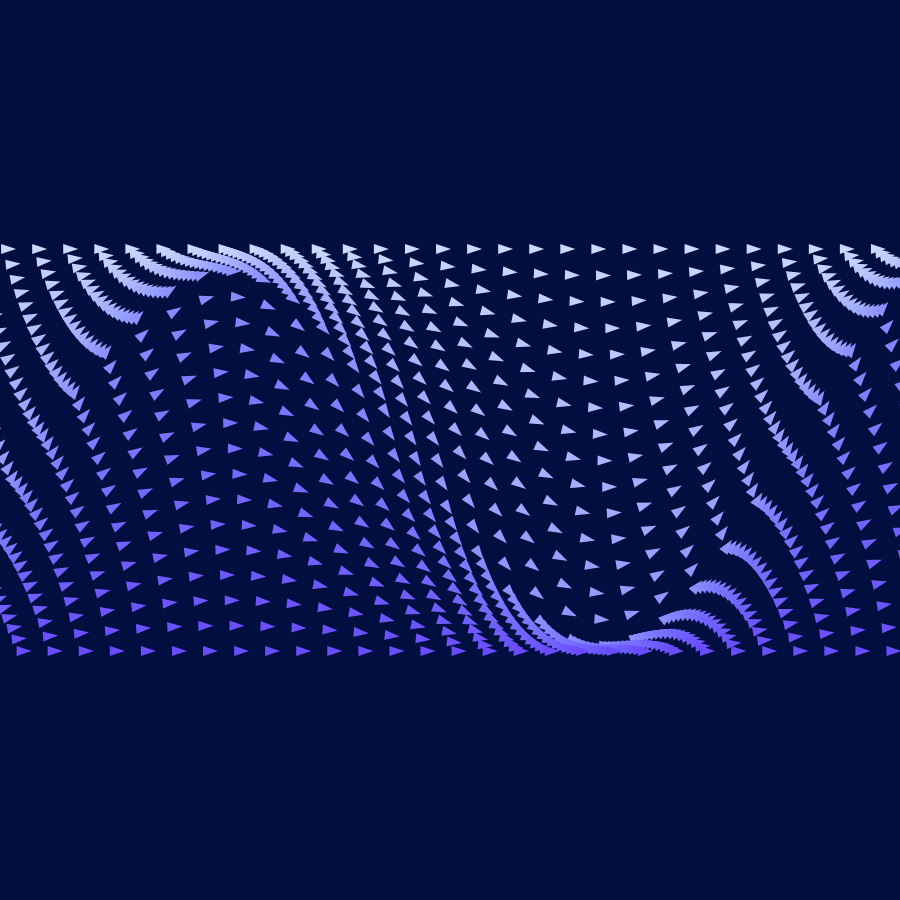
Frame 1 (no input)
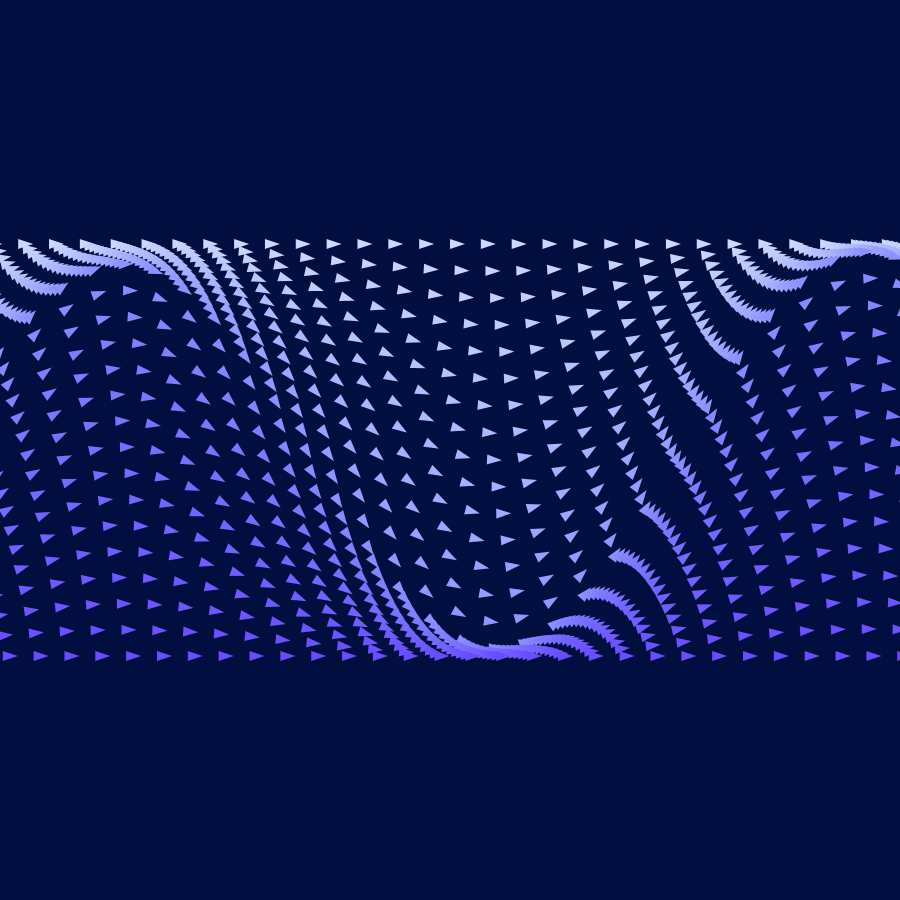
Frame 60 (the mouse pressed at the canvas centre just before this capture)
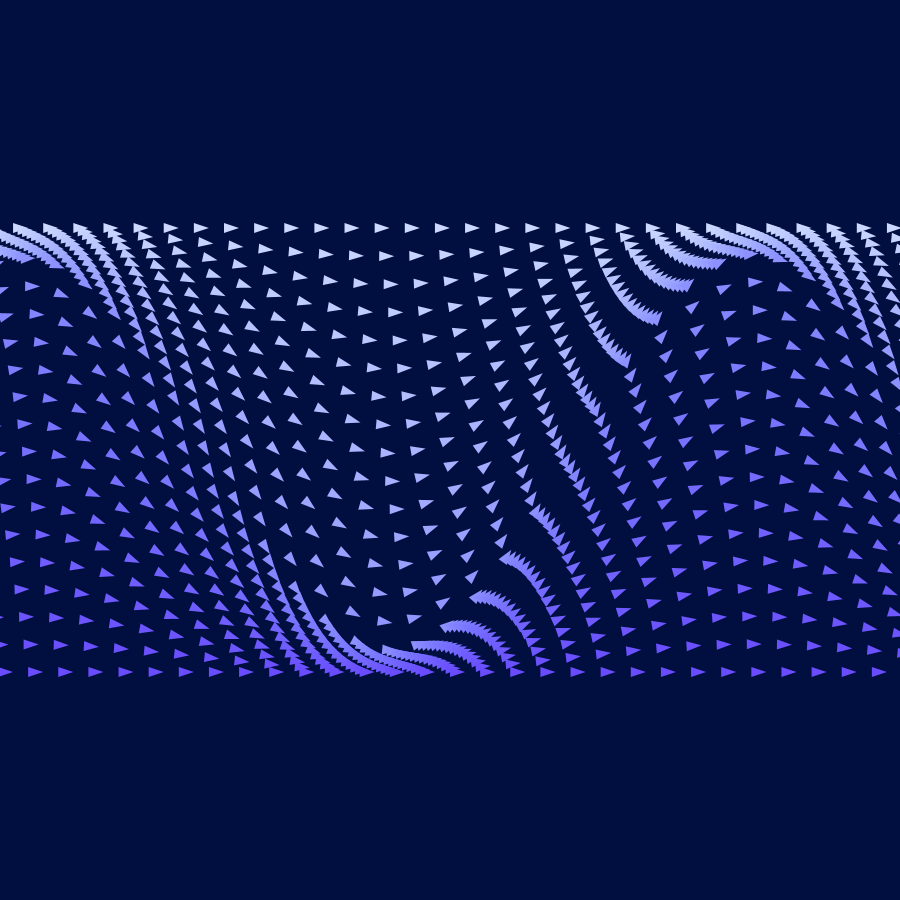
Frame 120 (the mouse held since frame 60 and released just before this capture)

The Processing sketch that drew these frames (run headless with seeded random() and noise(); from frame 60 on, the mouse is pressed at the canvas centre):

// Processing sketch: build
// ── build.pde
PVector [] sineVals;
int n;
int margin = 25; 

void setup() {
  size(900, 900);
  colorMode(HSB, 360, 100, 100, 100);
  smooth(8);
  colorMode(HSB, 360, 100, 100, 100);
  n = width;
  sineVals = new PVector[n];
}

void draw() {
  background(225, 100, 25);
  noStroke();
  fill(225, 70, 100);
  int margin = 25 + int((height / 4.0) * (0.5 * (1 + sin(PI / 2 + radians(frameCount * 0.3)))));
  float off = radians(frameCount);
  float off2 = radians(frameCount * 0.7);
  float amp = 200;
  for (int px = 0; px < n; px++) {
    float cx = map(px, 0, n, 0, 2 * PI);
    float cy = 0.5 * (cos(1.7 * cx + off2) + sin(2 * cx + off));
    float py = map(cy, -1, 1, height / 2 - amp, height / 2 + amp);
    sineVals[px] = new PVector(map(px, 0, width, -margin, width + margin), py);
  }
  
  int levels = 30;
  for (int level = 0; level <= levels; level++) {
    int indexOff = int(level * 3 + frameCount * 1.5) % 20;
    fill(225 + 25.0 * level / levels, 20 + 50.0 * level / levels, 100);
    for (int i = indexOff; i < sineVals.length - indexOff - 1; i += 20) {
      float lerpValue = abs(1.0 * level - levels / 2) / (levels / 2);
      boolean above = level < levels / 2;
      PVector p = sineVals[i];
      p = PVector.lerp(p, above ? new PVector(p.x, margin) : new PVector(p.x, height - margin), lerpValue);
      PVector p2 = sineVals[i + 1];
      p2 = PVector.lerp(p2, above ? new PVector(p2.x, margin) : new PVector(p2.x, height - margin), lerpValue);
      PVector diff = p2.copy().sub(p).normalize();
      PVector n = new PVector(-diff.y, diff.x);
      PVector a = p.copy().add(diff.mult(15));
      PVector b = p.copy().add(n.copy().mult(5));
      PVector c = p.copy().sub(n.copy().mult(5));
      triangle(a.x, a.y, b.x, b.y, c.x, c.y);
    }
  }
  
  // image(pg, 0, 0, width, height);
  // if (frameCount % 60 == 0) {
  //   println(frameCount / 60);
  // }
}
